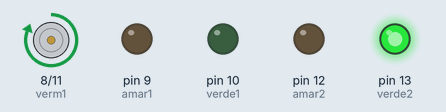
Bench run of a sketch on a simulated Arduino Uno, built with avr-gcc and run on an emulated ATmega328P. On the bench: motor-driver pin pairs drawn as motors (green arrow = first pin HIGH = forward, orange = second pin HIGH = backward, longer = more drive), output pins drawn as LEDs (lit = HIGH).

Above: at 1.0 s.
At 3.0 s:
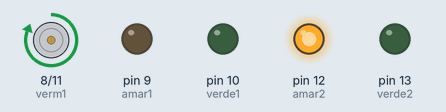
At 5.0 s:
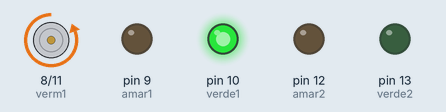
At 7.0 s:
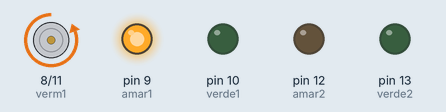
Timing chart, 0 to 10.4 s (numbered marks = the images above):
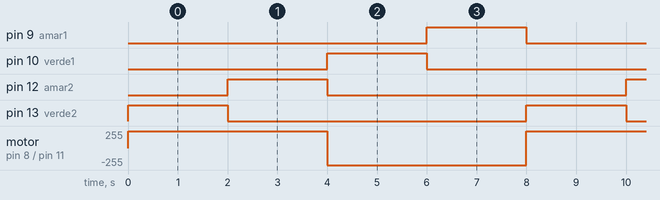

Measured:
- by itself, pin 9 (amar1), pin 10 (verde1), pin 12 (amar2), pin 13 (verde2): alternates HIGH for 2.0 s and LOW for 6.0 s
- by itself, motor on pin 8 (verm1) / pin 11 (verm2): alternates forward 255/255 for 4.0 s and backward 255/255 for 4.0 s

The sketch:

semaforo_peqtalentos_20241.ino
```cpp
// VARIAVEIS DO SEMAFORO 1
int verm1 = 8;
int amar1 = 9;
int verde1 = 10;

// VARIAVEIS DO SEMAFORO 2
int verm2 = 11;
int amar2 = 12;
int verde2 = 13;


void setup()
{
  //CONFIGURAÇÃO DOS PINOS DE SAÍDA
  pinMode(verm1, OUTPUT);
  pinMode(amar1, OUTPUT);
  pinMode(verde1, OUTPUT);
  pinMode(verm2, OUTPUT);
  pinMode(amar2, OUTPUT);
  pinMode(verde2, OUTPUT);
}

void loop()
{
  //1ª FASE DOS SEMAFOROS
  digitalWrite(verm1, HIGH);
  digitalWrite(amar1, LOW);
  digitalWrite(verde1, LOW);
  digitalWrite(verm2, LOW);
  digitalWrite(amar2, LOW);
  digitalWrite(verde2, HIGH);
  delay(2000); // ESPERA 2 SEGUNDOS

  //2ª FASE DOS SEMAFOROS
  digitalWrite(verm1, HIGH);
  digitalWrite(amar1, LOW);
  digitalWrite(verde1, LOW);
  digitalWrite(verm2, LOW);
  digitalWrite(amar2, HIGH);
  digitalWrite(verde2, LOW);
  delay(2000); // ESPERA 2 SEGUNDOS

  //3ª FASE DOS SEMAFOROS
  digitalWrite(verm1, LOW);
  digitalWrite(amar1, LOW);
  digitalWrite(verde1, HIGH);
  digitalWrite(verm2, HIGH);
  digitalWrite(amar2, LOW);
  digitalWrite(verde2, LOW);
  delay(2000); // ESPERA 2 SEGUNDOS

  //4ª FASE DOS SEMAFOROS
  digitalWrite(verm1, LOW);
  digitalWrite(amar1, HIGH);
  digitalWrite(verde1, LOW);
  digitalWrite(verm2, HIGH);
  digitalWrite(amar2, LOW);
  digitalWrite(verde2, LOW);
  delay(2000); // ESPERA 2 SEGUNDOS

}
```
